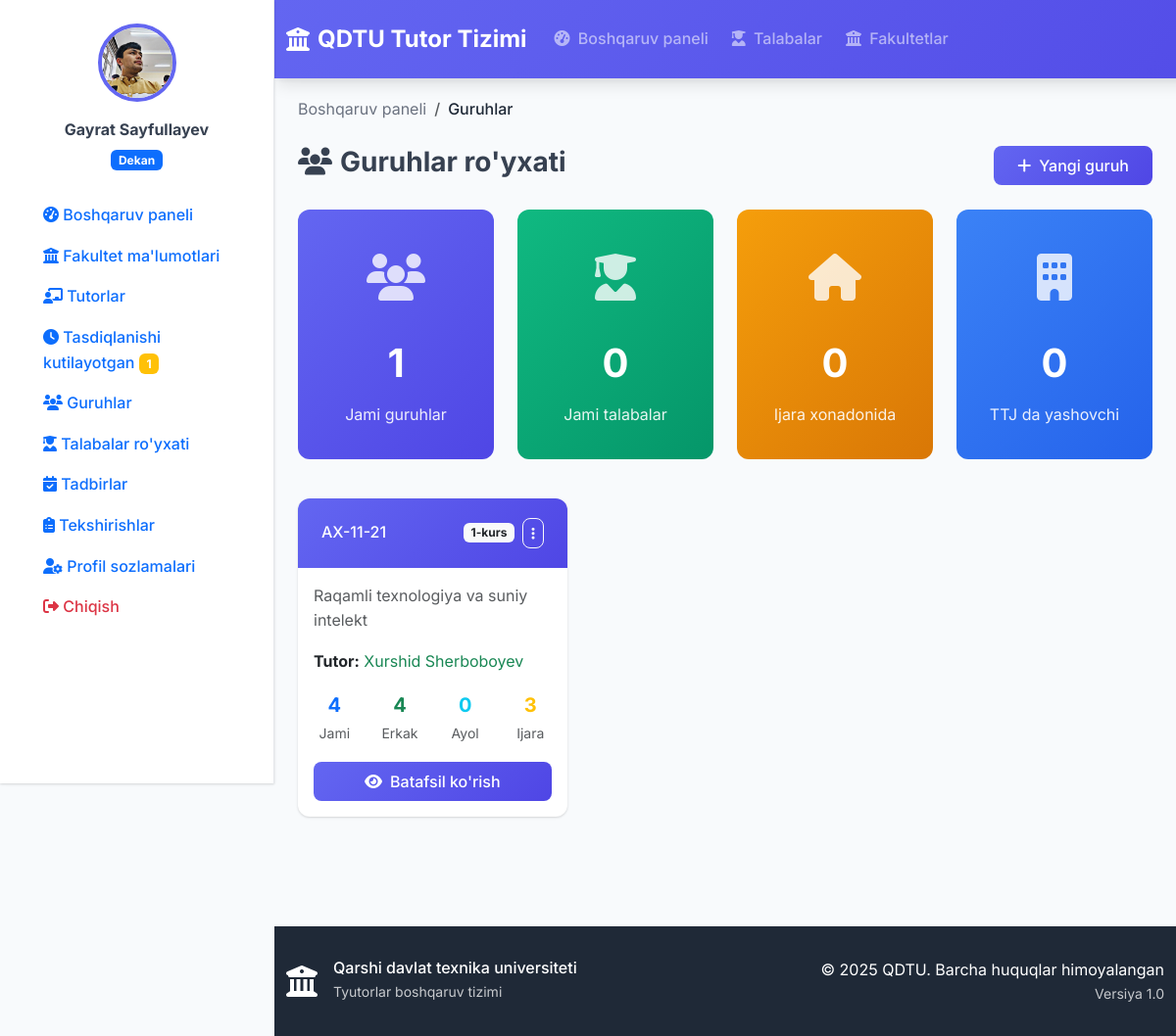
/faculty/groups/ (signed in), run on an earlier commit of the app's database.
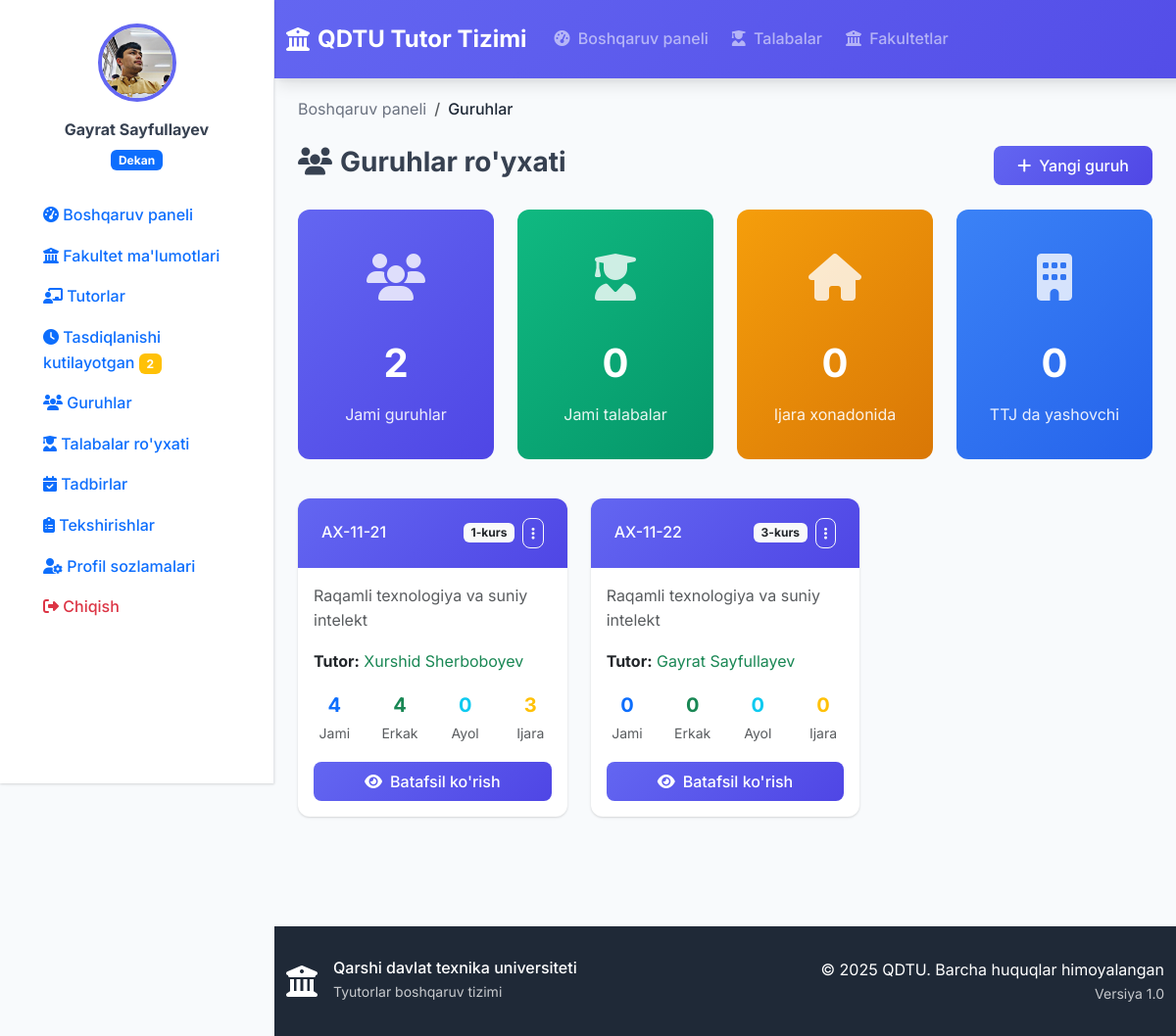
And on a later commit of the database.
### accounts/models.py (models this page shows, shortened)
class User(AbstractUser):
    USER_TYPE_CHOICES = (
        ('rector', 'Rektor'),
        ('dean', 'Dekan'),
        ('tutor', 'Tutor'),
    )
    user_type = models.CharField(
        max_length=10,
        choices=USER_TYPE_CHOICES,
        verbose_name="Foydalanuvchi turi"
    )
    faculty = models.ForeignKey(
        'faculty.Faculty',
        on_delete=models.SET_NULL,
        null=True,
        blank=True,
        verbose_name="Fakultet"
    )
    profile_picture = models.ImageField(
        upload_to='profile_pics/',
        null=True,
        blank=True,
        verbose_name="Profil rasmi"
    )
    phone_number = models.CharField(
        max_length=20,
        blank=True,
        verbose_name="Telefon raqami"
    )
    class Meta:
        verbose_name = "Foydalanuvchi"
        verbose_name_plural = "Foydalanuvchilar"
    def is_rector(self):
        return self.user_type == 'rector'
    def is_dean(self):
        return self.user_type == 'dean'
    def is_tutor(self):
        return self.user_type == 'tutor'
    def get_full_name(self):
        return f"{self.first_name} {self.last_name}".strip() or self.username

### faculty/models.py (models this page shows, shortened)
class Group(models.Model):
    name = models.CharField(max_length=50, verbose_name="Nomi")
    faculty = models.ForeignKey(
        Faculty,
        on_delete=models.CASCADE,
        related_name='groups',
        verbose_name="Fakultet"
    )
    tutor = models.ForeignKey(
        'accounts.User',
        on_delete=models.SET_NULL,
        null=True,
        blank=True,
        related_name='assigned_groups',
        verbose_name="Tutor"
    )
    course = models.IntegerField(default=1, verbose_name="Kurs")
    created_at = models.DateTimeField(auto_now_add=True, verbose_name="Yaratilgan sana")
    class Meta:
        verbose_name = "Guruh"
        verbose_name_plural = "Guruhlar"
        unique_together = ['name', 'faculty']
    @property
    def students_count(self):
        return self.students.count()
    @property
    def male_students_count(self):
        return self.students.filter(gender='male').count()
    @property
    def female_students_count(self):
        return self.students.filter(gender='female').count()
    @property
    def renting_students_count(self):
        return self.students.filter(is_renting=True).count()

class Faculty(models.Model):
    name = models.CharField(max_length=100, verbose_name="Nomi")
    description = models.TextField(blank=True, verbose_name="Tavsif")
    dean = models.ForeignKey(
        'accounts.User',
        on_delete=models.SET_NULL,
        null=True,
        blank=True,
        related_name='dean_of',
        verbose_name="Dekan"
    )
    created_at = models.DateTimeField(auto_now_add=True, verbose_name="Yaratilgan sana")
    class Meta:
        verbose_name = "Fakultet"
        verbose_name_plural = "Fakultetlar"
    def __str__(self):
        return self.name
    @property
    def students_count(self):
        return sum(group.students.count() for group in self.groups.all())

### faculty/views.py (the view)
# urls.py: path('groups/', views.group_list, name='group_list'),
@login_required
def group_list(request):
    user = request.user
    if user.is_rector():
        groups = Group.objects.all()
    elif user.is_dean():
        if not user.faculty:
            print(f"Xatolik: {user} uchun faculty topilmadi")
            groups = Group.objects.none()
        else:
            groups = Group.objects.filter(faculty=user.faculty)
            print(f"Faculty: {user.faculty}, Guruhlar soni: {groups.count()}")
    elif user.is_tutor():
        groups = Group.objects.filter(tutor=user)
    else:
        groups = Group.objects.none()
    search_query = request.GET.get('search')
    if search_query:
        groups = groups.filter(
            Q(name__icontains=search_query) |
            Q(faculty__name__icontains=search_query)
        )
    paginator = Paginator(groups, 10)
    page_number = request.GET.get('page')
    page_obj = paginator.get_page(page_number)
    context = {
        'page_obj': page_obj,
        'search_query': search_query,
    }
    return render(request, 'faculty/group_list.html', context)

### templates/faculty/group_list.html (shortened to what this page needs)
{% extends 'base.html' %}
{% block content %}
<div class="container-fluid">
    <div class="row mb-4">
        <div class="col">
            <nav aria-label="breadcrumb">
                <ol class="breadcrumb">
                    <li class="breadcrumb-item"><a href="{% url 'dashboard' %}">Boshqaruv paneli</a></li>
                    <li class="breadcrumb-item active">Guruhlar</li>
                </ol>
            </nav>
            <div class="d-flex justify-content-between align-items-center">
                <h1 class="h3 fw-bold"><i class="fas fa-users me-2"></i>Guruhlar ro'yxati</h1>
                {% if user.is_dean %}
                    <a href="{% url 'group_create' %}" class="btn btn-primary">
                        <i class="fas fa-plus me-2"></i>Yangi guruh
                    </a>
                {% endif %}
            </div>
        </div>
    </div>
    <div class="row mb-4">
        <div class="col-lg-3 col-md-6 mb-3">
            <div class="stats-card">
                <div class="icon">
                    <i class="fas fa-users"></i>
                </div>
                <div class="number">{{ page_obj.paginator.count }}</div>
                <div class="label">Jami guruhlar</div>
            </div>
        </div>
        <div class="col-lg-3 col-md-6 mb-3">
            <div class="stats-card success">
                <div class="icon">
                    <i class="fas fa-user-graduate"></i>
                </div>
                <div class="number">
                    {% with total=0 %}
                        {{ total }}
                    {% endwith %}
                </div>
                <div class="label">Jami talabalar</div>
            </div>
        </div>
        <div class="col-lg-3 col-md-6 mb-3">
            <div class="stats-card warning">
                <div class="icon">
                    <i class="fas fa-home"></i>
                </div>
                <div class="number">
                    {% with renting=0 %}
                        {{ renting }}
                    {% endwith %}
                </div>
                <div class="label">Ijara xonadonida</div>
            </div>
        </div>
        <div class="col-lg-3 col-md-6 mb-3">
            <div class="stats-card info">
                <div class="icon">
                    <i class="fas fa-building"></i>
                </div>
                <div class="number">
                    {% with dormitory=0 %}
                        {{ dormitory }}
                    {% endwith %}
                </div>
                <div class="label">TTJ da yashovchi</div>
            </div>
        </div>
    </div>
    <div class="row">
        {% for group in page_obj %}
            <div class="col-lg-6 col-xl-4 mb-4">
                <div class="card h-100">
                    <div class="card-header text-white d-flex justify-content-between align-items-center">
                        <h6 class="mb-0">{{ group.name }}</h6>
                        <div class="d-flex align-items-center">
                            <span class="badge bg-light text-dark me-2">{{ group.course }}-kurs</span>
                            {% if user.is_dean %}
                                <div class="dropdown">
                                    <button class="btn btn-sm btn-outline-light" type="button" data-bs-toggle="dropdown">
                                        <i class="fas fa-ellipsis-v"></i>
                                    </button>
                                </div>
                            {% endif %}
                        </div>
                    </div>
                    <div class="card-body">
                        <p class="text-muted mb-3">{{ group.faculty.name }}</p>
                        {% if group.tutor %}
                            <div class="mb-3">
                                <strong>Tutor:</strong>
                                <span class="text-success">{{ group.tutor.get_full_name }}</span>
                            </div>
                        {% else %}
                            <div class="mb-3">
                                <strong>Tutor:</strong>
                                <span class="text-muted">Tayinlanmagan</span>
                            </div>
                        {% endif %}
                        <div class="row text-center mb-3">
                            <div class="col-3">
                                <div class="fw-bold text-primary fs-5">{{ group.students_count }}</div>
                                <small class="text-muted">Jami</small>
                            </div>
                            <div class="col-3">
                                <div class="fw-bold text-success fs-5">{{ group.male_students_count }}</div>
                                <small class="text-muted">Erkak</small>
                            </div>
                            <div class="col-3">
                                <div class="fw-bold text-info fs-5">{{ group.female_students_count }}</div>
                                <small class="text-muted">Ayol</small>
                            </div>
                            <div class="col-3">
                                <div class="fw-bold text-warning fs-5">{{ group.renting_students_count }}</div>
                                <small class="text-muted">Ijara</small>
                            </div>
                        </div>
                        <div class="d-grid">
                            <a href="{% url 'group_detail' group.id %}" class="btn btn-primary">
                                <i class="fas fa-eye me-2"></i>Batafsil ko'rish
                            </a>
                        </div>
                    </div>
                </div>
            </div>
        {% endfor %}
    </div>
</div>
{% endblock %}

### templates/sidebar.html (shortened to what this page needs)
{% load static %}
<div class="sidebar" id="sidebar">
    <div class="sidebar-content">
        <div class="user-info text-center mb-4">
            {% if user.profile_picture %}
                <img src="{{ user.profile_picture.url }}" class="profile-image mb-3">
            {% else %}
                <div class="profile-initials mb-3">
                    {{ user.first_name|first|upper }}{{ user.last_name|first|upper }}
                </div>
            {% endif %}
            <div class="user-details">
                <div class="mb-1 fw-bold">{{ user.get_full_name }}</div>
                <div class="badge bg-primary">
                    {% if user.is_rector %}
                        Prorektor
                    {% elif user.is_dean %}
                        Dekan
                    {% elif user.is_tutor %}
                        Tutor
                    {% endif %}
                </div>
            </div>
        </div>
        <nav class="sidebar-nav">
            <ul class="nav flex-column">
                <li class="nav-item">
                    <a class="nav-link " href="{% url 'dashboard' %}">
                        <i class="fas fa-tachometer-alt"></i>
                        <span>Boshqaruv paneli</span>
                    </a>
                </li>
                {% if user.is_dean %}
                    <li class="nav-item">
                        <a class="nav-link {% if request.resolver_match.url_name == 'faculty_info' %}active{% endif %}" href="#" onclick="showFacultyInfo()">
                            <i class="fas fa-university"></i>
                            <span>Fakultet ma'lumotlari</span>
                        </a>
                    </li>
                    <li class="nav-item">
                        <a class="nav-link {% if request.resolver_match.url_name == 'tutor_list' %}active{% endif %}" href="{% url 'tutor_list' %}">
                            <i class="fas fa-chalkboard-teacher"></i>
                            <span>Tutorlar</span>
                        </a>
                    </li>
                    <li class="nav-item">
                        <a class="nav-link {% if request.resolver_match.url_name == 'pending_inspections' %}active{% endif %}" href="{% url 'pending_inspections' %}">
                            <i class="fas fa-clock"></i>
                            <span>Tasdiqlanishi kutilayotgan</span>
                            {% with pending_count=user.faculty.groups.all|length %}
                                {% if pending_count > 0 %}
                                    <span class="badge bg-warning ms-auto">{{ pending_count }}</span>
                                {% endif %}
                            {% endwith %}
                        </a>
                    </li>
                    <li class="nav-item">
                        <a class="nav-link {% if request.resolver_match.url_name == 'group_list' %}active{% endif %}" href="{% url 'group_list' %}">
                            <i class="fas fa-users"></i>
                            <span>Guruhlar</span>
                        </a>
                    </li>
                    <li class="nav-item">
                        <a class="nav-link {% if request.resolver_match.url_name == 'student_list' %}active{% endif %}" href="{% url 'student_list' %}">
                            <i class="fas fa-user-graduate"></i>
                            <span>Talabalar ro'yxati</span>
                        </a>
                    </li>
                    <li class="nav-item">
                        <a class="nav-link" href="{% url 'dean_events' %}">
                            <i class="fas fa-calendar-check"></i>
                            <span>Tadbirlar</span>
                        </a>
                    </li>
                {% endif %}
                <li class="nav-item">
                    <a class="nav-link {% if request.resolver_match.url_name == 'inspection_list' %}active{% endif %}" href="{% url 'inspection_list' %}">
                        <i class="fas fa-clipboard-list"></i>
                        <span>Tekshirishlar</span>
                    </a>
                </li>
                <li class="nav-item mt-auto">
                    <a class="nav-link {% if request.resolver_match.url_name == 'profile' %}active{% endif %}" href="{% url 'profile' %}">
                        <i class="fas fa-user-cog"></i>
                        <span>Profil sozlamalari</span>
                    </a>
                </li>
                <li class="nav-item">
                    <a class="nav-link text-danger" href="{% url 'logout' %}">
                        <i class="fas fa-sign-out-alt"></i>
                        <span>Chiqish</span>
                    </a>
                </li>
            </ul>
        </nav>
    </div>
</div>

What changed in the data, as far as the page shows it:
added Group: name "AX-11-22", course "3", faculty.name "Raqamli texnologiya va suniy intelekt", tutor.get_full_name "Gayrat Sayfullayev", students_count "0", male_students_count "0", female_students_count "0", renting_students_count "0"
Also different on the page:
{{ pending_count }}: "1" → "2"
{{ page_obj.paginator.count }}: "1" → "2"
